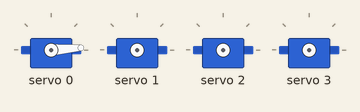
Recording of a sketch running on a simulated Arduino Uno, built with avr-gcc and run on an emulated ATmega328P. On the bench: 4 × servo.

Above: at 0.05 s.
At 4.05 s:
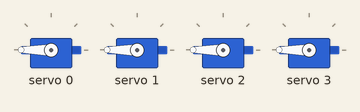
At 6.0 s:
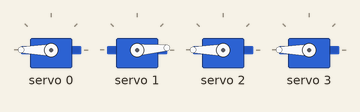
At 7.0 s:
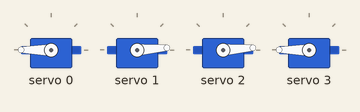
At 8.0 s:
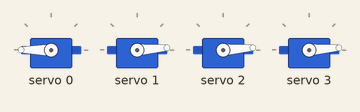
Timing chart, 0 to 10.4 s (numbered marks = the images above):
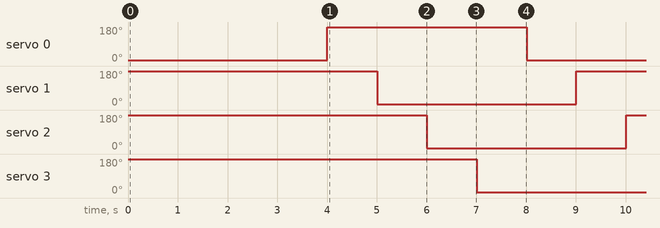

Measured:
- by itself, servo 0–3: alternates 180° for 4.0 s and 4° for 4.0 s

The sketch:

SoftwareSerialExample_117347.ino
```cpp
#include <Wire.h>
#include <Adafruit_PWMServoDriver.h>

Adafruit_PWMServoDriver pwm = Adafruit_PWMServoDriver();

// These values are adjusted for the MG996R
int servoMin = 120; // Minimum pulse length count (0 degrees)
int servoMax = 600; // Maximum pulse length count (180 degrees)

void setup() {
  Serial.begin(9600);
  pwm.begin();
  pwm.setPWMFreq(50);  // Set frequency to 50 Hz, suitable for MG996R
}

void loop() {
  // Turn motor on port 0 to 0 degrees
  pwm.setPWM(0, 0, servoMin);
  // Turn motor on port 1 to 0 degrees
  delay(1000);

  pwm.setPWM(1, 0, servoMax);

  delay(1000);  // Wait for 1 second

  // wrist joint
  pwm.setPWM(2, 0, servoMax);

  delay(1000);

  // claw joint
  pwm.setPWM(3, 0, servoMax);

  delay(1000);  // Wait for 1 second

  // Turn motor on port 0 to 180 degrees
  pwm.setPWM(0, 0, servoMax);

  delay(1000);
  // Turn motor on port 1 to 180 degrees
  pwm.setPWM(1, 0, servoMin);

  delay(1000);  // Wait for 1 second

  pwm.setPWM(2, 0, servoMin);

  delay(1000);

  pwm.setPWM(3, 0, servoMin);

  delay(1000);  // Wait for 1 second
}
```
